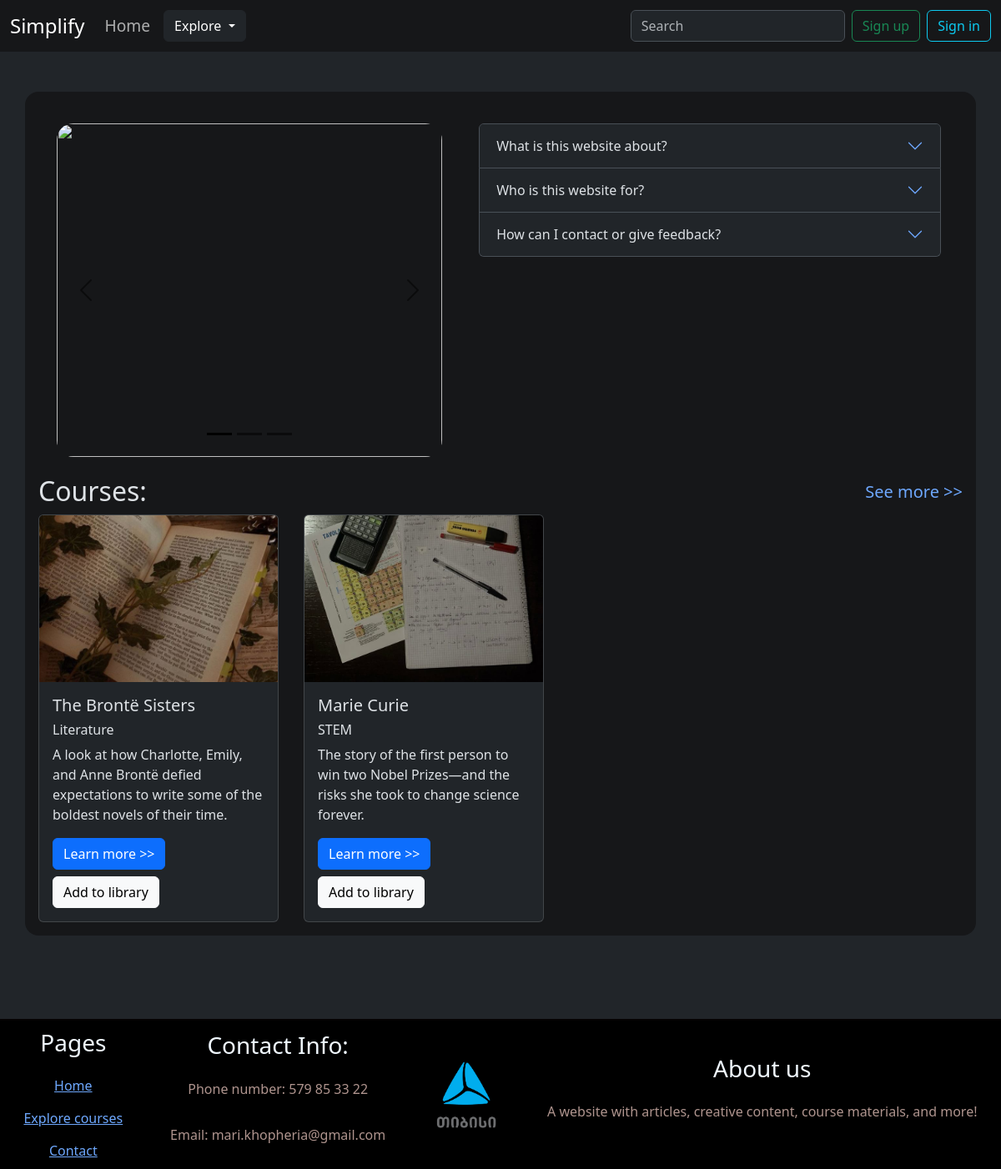
The page / on the database its author committed.
### models.py (models this page shows, shortened)
class BaseModel:
    def create(self):
        db.session.add(self)
        db.session.commit()

class Article(db.Model, BaseModel):
    __tablename__ = "articles"
    id = db.Column(db.Integer(), primary_key=True)
    category = db.Column(db.String(), nullable=False)
    heading = db.Column(db.String(), nullable=False)
    description = db.Column(db.String(), nullable=False)
    summary = db.Column(db.String(), nullable=False)
    Subheading1 = db.Column(db.String(), nullable=False)
    text1 = db.Column(db.String(), nullable=False)
    Subheading2 = db.Column(db.String(), nullable=False)
    text2 = db.Column(db.String(), nullable=False)
    Subheading3 = db.Column(db.String(), nullable=False)
    text3 = db.Column(db.String(), nullable=False)
    Subheading4 = db.Column(db.String(), nullable=False)
    text4 = db.Column(db.String(), nullable=False)
    Subheading5= db.Column(db.String(),  default="")
    text5 = db.Column(db.String(),  default="")
    image = db.Column(db.String(), default="defaul_photo.jpg")
    created_at = db.Column(db.DateTime, default=datetime.utcnow)

### routes.py (the view)
@app.route("/")
def home():
    article_list = Article.query.order_by(func.random()).limit(6).all()
    return render_template("index.html", article_list=article_list)

### templates/index.html (shortened to what this page needs)
{% extends "base.html" %}
{% block content %}
  <div style="display: flex; flex-wrap: wrap;">
  <div id="carouselExampleCaptions" class="carousel slide custom-carousel col-11 col-lg-5">
            <div class="carousel-indicators">
              <button
                type="button"
                data-bs-target="#carouselExampleCaptions"
                data-bs-slide-to="0"
                class="active"
                aria-current="true"
                aria-label="Slide 1"
              ></button>
              <button
                type="button"
                data-bs-target="#carouselExampleCaptions"
                data-bs-slide-to="1"
                aria-label="Slide 2"
              ></button>
              <button
                type="button"
                data-bs-target="#carouselExampleCaptions"
                data-bs-slide-to="2"
                aria-label="Slide 3"
              ></button>
            </div>
            <div class="carousel-inner">
              <div class="carousel-item active">
                <img
                  src="https://img.freepik.com/free-vector/watercolor-literature-illustration_52683-81536.jpg"
                  class="d-block w-100"
                  alt=""
                />
                <div class="carousel-caption d-none d-md-block">
                </div>
              </div>
            </div>
            <button
              class="carousel-control-prev"
              type="button"
              data-bs-target="#carouselExampleCaptions"
              data-bs-slide="prev"
            >
              <span class="carousel-control-prev-icon" aria-hidden="true"></span>
            </button>
            <button
              class="carousel-control-next"
              type="button"
              data-bs-target="#carouselExampleCaptions"
              data-bs-slide="next"
            >
              <span class="carousel-control-next-icon" aria-hidden="true"></span>
            </button>
  </div>
  <div class="accordion col-11 col-lg-6" id="accordionExample" style="margin: 2%;">
  <div class="accordion-item">
    <h2 class="accordion-header">
      <button class="accordion-button collapsed" type="button" data-bs-toggle="collapse" data-bs-target="#collapseOne" aria-expanded="false" aria-controls="collapseOne">
        What is this website about?
      </button>
    </h2>
  </div>
  <div class="accordion-item">
    <h2 class="accordion-header">
      <button class="accordion-button collapsed" type="button" data-bs-toggle="collapse" data-bs-target="#collapseTwo" aria-expanded="false" aria-controls="collapseTwo">
        Who is this website for?
      </button>
    </h2>
  </div>
  <div class="accordion-item">
    <h2 class="accordion-header">
      <button class="accordion-button collapsed" type="button" data-bs-toggle="collapse" data-bs-target="#collapseThree" aria-expanded="false" aria-controls="collapseThree">
        How can I contact or give feedback?
      </button>
    </h2>
  </div>
</div>
</div>
<div style="display: flex; align-items: center; justify-content: space-between;">
  <h2>Courses:</h2>
  <a href="/category" style="text-decoration: none;"> <h5>See more >> </h5> </a>
</div>
<div style="display: flex; justify-content: flex-start; gap: 30px; flex-wrap: wrap;">
    {% for article in article_list %}
<div class="card" style="width: 18rem;">
    <img src="/static/images/{{ article['image'] }}" class="card-img-top" alt="...">
    <div class="card-body">
        <h5 class="card-title">{{ article['heading'] }}</h5>
        <h6 class="card-title">{{ article['category'] }}</h6>
        <p class="card-text">{{ article['description'] }}</p>
        <a href="/category/{{ article['category'] }}/{{article['id']}}" class="btn btn-primary me-3">Learn more >></a>
        <a href="/save_article/{{ article['id'] }}" class="btn btn-light me-3" style="margin-top: 0.5rem;">Add to library</a>
    </div>
    </div>
      {% endfor %}
</div>
</div>
{% endblock %}

### static/css/styles.css (style rules this page uses)
.custom-carousel { margin: 2%; position: relative; z-index: 2; }
.custom-carousel .carousel-inner img { height: 400px; object-fit: cover; border-radius: 20px; }
.card-img-top { width: 100%; height: 200px; object-fit: cover; object-position: 30% 100%; }

### rows shown on the page
Article: image (picture), heading "The Brontë Sisters", category "Literature", description "A look at how Charlotte, Emily, and Anne Brontë defied expectations to write some of the boldest novels of their time."
Article: image (picture), heading "Marie Curie", category "STEM", description "The story of the first person to win two Nobel Prizes—and the risks she took to change science forever."
